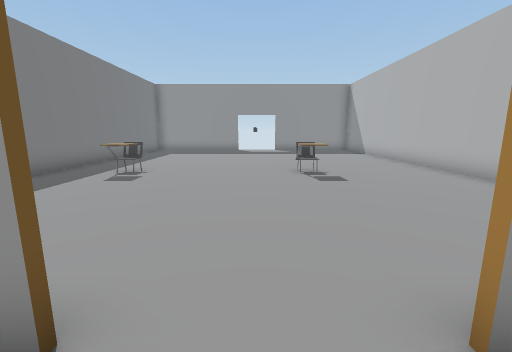
view 1 (above)

12 first-person views from a walk through a 3-D level made in the Unity game engine. The camera is 1.3 m above the floor, tilts 10° down and sees 90° across. The floor is counted in squares, 1 m on a side. Each view is taken from the middle of a square. On the plan, view 1 faces up. The plan holds only what a view shows up to about 13 squares ahead; the rest is blank. The place goes on beyond the plan. Door leaves are left out, so doorways stand open.

view 2
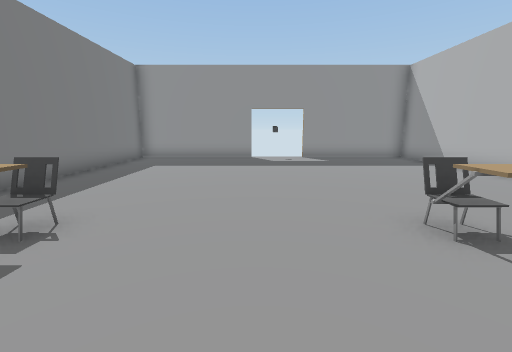

view 3
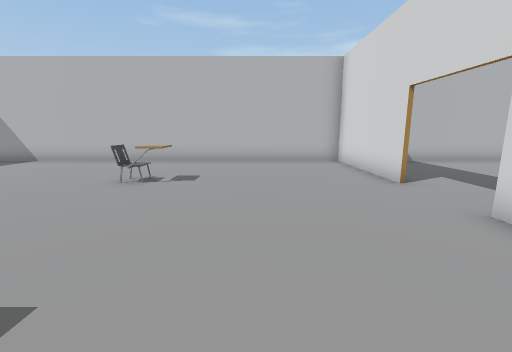

view 4
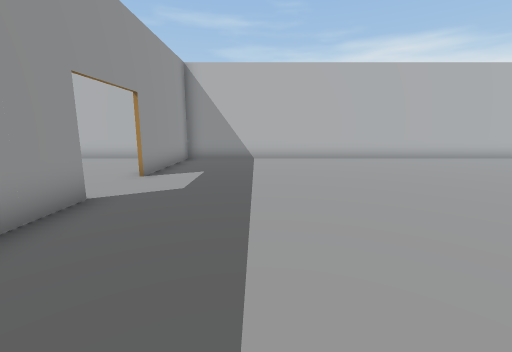

view 5
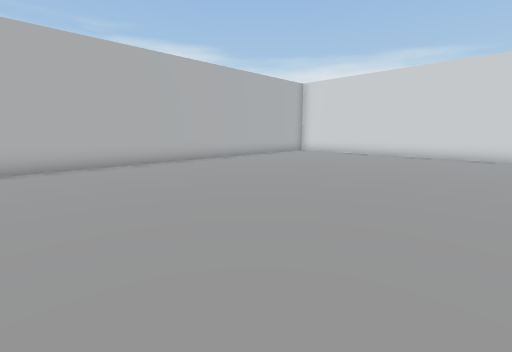

view 6
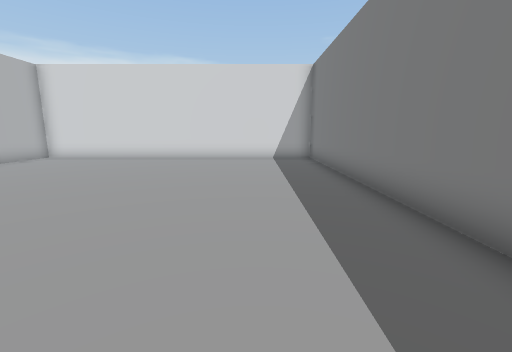

view 7
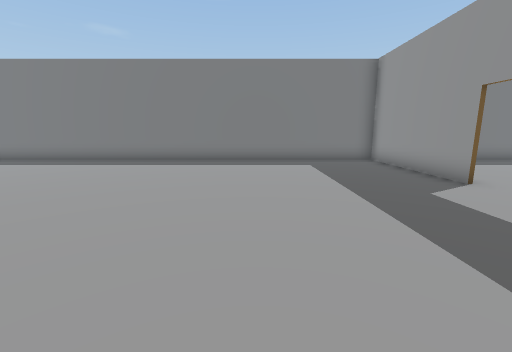

view 8
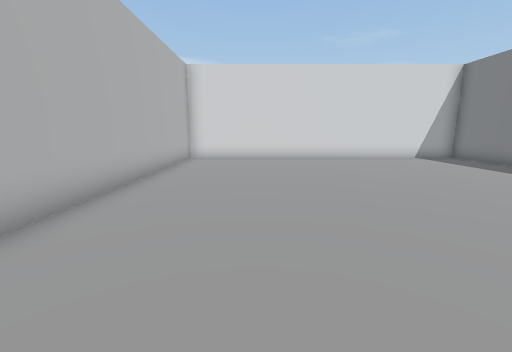

view 9
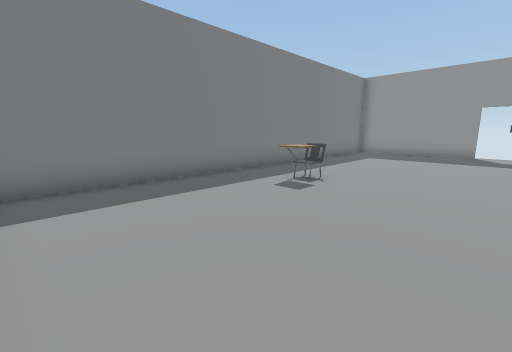

view 10
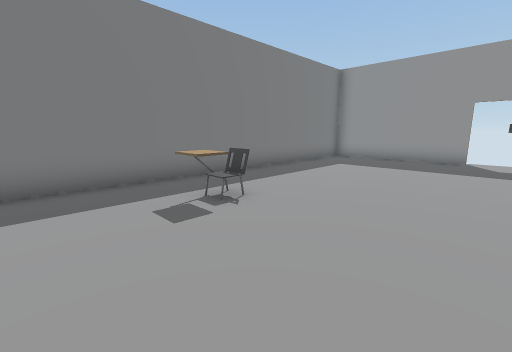

view 11
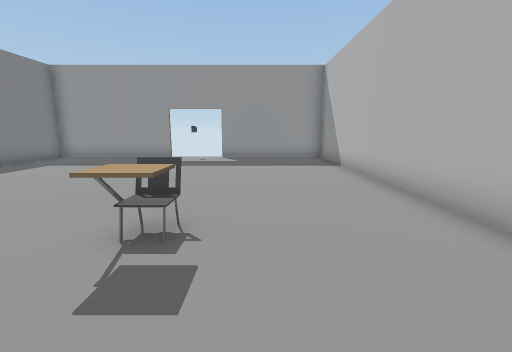

view 12
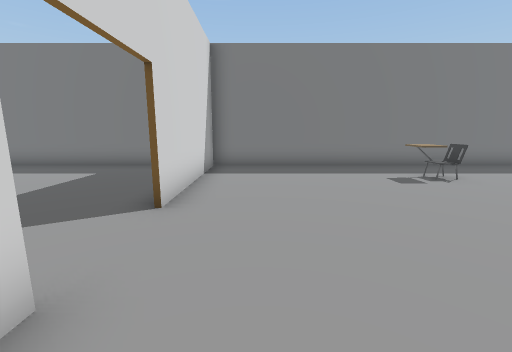

### Floor plan
Ten units are one square. View 1 is at (0, 0); x grows to the right and y downward. Boxes are objects, and circles mark ways between rooms. Rooms are numbered by the first view taken in them; rooms with no view inside come last. Other rooms are left out.
<svg viewBox="-73 -185 140 376">
<path fill="none" stroke="#000" d="M-11 -13 -68 -13M-66 -11 -66 186 62 186 62 -11M62 -13 12 -13M-11 -178 -66 -178 -66 -11M12 -14 62 -14M62 -11 62 -178 12 -178M-68 -14 -11 -14"/>
<rect x="-45" y="-85" width="10" height="10" fill="#bbb"><title>chair</title></rect>
<rect x="15" y="-85" width="10" height="10" fill="#bbb"><title>chair</title></rect>
<circle cx="0" cy="-10" r="3" fill="#2a7"/>
<text x="-10" y="90">1</text>
<text x="0" y="-100">2</text>
</svg>
Room 1 opens to room 2.

Where each view was taken, in squares from view 1:
view 1: 0 up, 0 right, facing up
view 2: 5 up, 1 left, facing up
view 3: 5 up, 5 left, facing right
view 4: 2 down, 6 left, facing right
view 5: 4 down, 4 left, facing down-right
view 6: 6 down, 4 left, facing down
view 7: 4 down, 5 right, facing left
view 8: 6 down, 3 right, facing down
view 9: 2 up, 0 right, facing up-left
view 10: 5 up, 0 right, facing up-left
view 11: 5 up, 3 right, facing up
view 12: 3 up, 3 right, facing left
